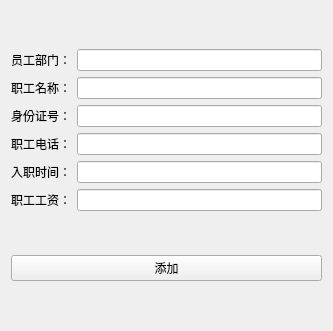
<?xml version="1.0" encoding="UTF-8"?>
<ui version="4.0">
 <class>Form</class>
 <widget class="QWidget" name="Form">
  <property name="geometry">
   <rect>
    <x>0</x>
    <y>0</y>
    <width>333</width>
    <height>331</height>
   </rect>
  </property>
  <property name="windowTitle">
   <string>Form</string>
  </property>
  <layout class="QGridLayout" name="gridLayout">
   <item row="0" column="0">
    <layout class="QVBoxLayout" name="verticalLayout">
     <item>
      <layout class="QHBoxLayout" name="horizontalLayout_7">
       <item>
        <widget class="QLabel" name="label_8">
         <property name="text">
          <string>员工部门：</string>
         </property>
        </widget>
       </item>
       <item>
        <widget class="QLineEdit" name="lineEdit_4">
         <property name="text">
          <string/>
         </property>
        </widget>
       </item>
      </layout>
     </item>
     <item>
      <layout class="QHBoxLayout" name="horizontalLayout_3">
       <item>
        <widget class="QLabel" name="label_2">
         <property name="text">
          <string>职工名称：</string>
         </property>
        </widget>
       </item>
       <item>
        <widget class="QLineEdit" name="lineEdit_2"/>
       </item>
      </layout>
     </item>
     <item>
      <layout class="QHBoxLayout" name="horizontalLayout_2">
       <item>
        <widget class="QLabel" name="label_3">
         <property name="text">
          <string>身份证号：</string>
         </property>
        </widget>
       </item>
       <item>
        <widget class="QLineEdit" name="lineEdit_3"/>
       </item>
      </layout>
     </item>
     <item>
      <layout class="QHBoxLayout" name="horizontalLayout_4">
       <item>
        <widget class="QLabel" name="label_5">
         <property name="text">
          <string>职工电话：</string>
         </property>
        </widget>
       </item>
       <item>
        <widget class="QLineEdit" name="lineEdit_5">
         <property name="text">
          <string/>
         </property>
        </widget>
       </item>
      </layout>
     </item>
     <item>
      <layout class="QHBoxLayout" name="horizontalLayout_6">
       <item>
        <widget class="QLabel" name="label_7">
         <property name="text">
          <string>入职时间：</string>
         </property>
        </widget>
       </item>
       <item>
        <widget class="QLineEdit" name="lineEdit_7">
         <property name="text">
          <string/>
         </property>
        </widget>
       </item>
      </layout>
     </item>
     <item>
      <layout class="QHBoxLayout" name="horizontalLayout_5">
       <item>
        <widget class="QLabel" name="label_6">
         <property name="text">
          <string>职工工资：</string>
         </property>
        </widget>
       </item>
       <item>
        <widget class="QLineEdit" name="lineEdit_6">
         <property name="text">
          <string/>
         </property>
        </widget>
       </item>
      </layout>
     </item>
    </layout>
   </item>
   <item row="1" column="0">
    <widget class="QPushButton" name="pushButton">
     <property name="text">
      <string>添加</string>
     </property>
    </widget>
   </item>
  </layout>
 </widget>
 <resources/>
 <connections/>
</ui>
